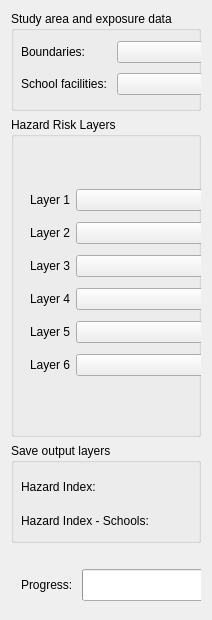
   <widget class="QWidget" name="hazard_risk_index">
    <layout class="QVBoxLayout" name="hazard_risk_vlayout">
     <item>
      <widget class="QGroupBox" name="mGroupBox_areaExposure">
       <property name="sizePolicy">
        <sizepolicy hsizetype="MinimumExpanding" vsizetype="Fixed">
         <horstretch>0</horstretch>
         <verstretch>0</verstretch>
        </sizepolicy>
       </property>
       <property name="minimumSize">
        <size>
         <width>0</width>
         <height>100</height>
        </size>
       </property>
       <property name="maximumSize">
        <size>
         <width>16777215</width>
         <height>100</height>
        </size>
       </property>
       <property name="title">
        <string>Study area and exposure data</string>
       </property>
       <widget class="QWidget" name="layoutWidget">
        <property name="geometry">
         <rect>
          <x>10</x>
          <y>30</y>
          <width>541</width>
          <height>79</height>
         </rect>
        </property>
        <layout class="QGridLayout" name="gridLayout_6">
         <property name="sizeConstraint">
          <enum>QLayout::SetFixedSize</enum>
         </property>
         <property name="horizontalSpacing">
          <number>6</number>
         </property>
         <property name="verticalSpacing">
          <number>10</number>
         </property>
         <item row="0" column="1">
          <widget class="QgsMapLayerComboBox" name="hri_map_layer_cmb_bx_boundaries">
           <property name="sizePolicy">
            <sizepolicy hsizetype="MinimumExpanding" vsizetype="Fixed">
             <horstretch>0</horstretch>
             <verstretch>0</verstretch>
            </sizepolicy>
           </property>
           <property name="minimumSize">
            <size>
             <width>240</width>
             <height>0</height>
            </size>
           </property>
           <property name="iconSize">
            <size>
             <width>16</width>
             <height>16</height>
            </size>
           </property>
           <property name="allowEmptyLayer" stdset="0">
            <bool>true</bool>
           </property>
          </widget>
         </item>
         <item row="1" column="0">
          <widget class="QLabel" name="label_2">
           <property name="sizePolicy">
            <sizepolicy hsizetype="Fixed" vsizetype="Fixed">
             <horstretch>0</horstretch>
             <verstretch>0</verstretch>
            </sizepolicy>
           </property>
           <property name="text">
            <string>School facilities: </string>
           </property>
          </widget>
         </item>
         <item row="1" column="1">
          <widget class="QgsMapLayerComboBox" name="hri_map_layer_cmb_bx_schools">
           <property name="sizePolicy">
            <sizepolicy hsizetype="MinimumExpanding" vsizetype="Fixed">
             <horstretch>0</horstretch>
             <verstretch>0</verstretch>
            </sizepolicy>
           </property>
           <property name="minimumSize">
            <size>
             <width>240</width>
             <height>0</height>
            </size>
           </property>
           <property name="iconSize">
            <size>
             <width>16</width>
             <height>16</height>
            </size>
           </property>
           <property name="allowEmptyLayer" stdset="0">
            <bool>true</bool>
           </property>
          </widget>
         </item>
         <item row="0" column="0">
          <widget class="QLabel" name="label_pointlayer">
           <property name="sizePolicy">
            <sizepolicy hsizetype="Fixed" vsizetype="Fixed">
             <horstretch>0</horstretch>
             <verstretch>0</verstretch>
            </sizepolicy>
           </property>
           <property name="text">
            <string>Boundaries: </string>
           </property>
          </widget>
         </item>
        </layout>
       </widget>
      </widget>
     </item>
     <item>
      <widget class="QGroupBox" name="groupbox_rasters">
       <property name="sizePolicy">
        <sizepolicy hsizetype="MinimumExpanding" vsizetype="Fixed">
         <horstretch>0</horstretch>
         <verstretch>0</verstretch>
        </sizepolicy>
       </property>
       <property name="minimumSize">
        <size>
         <width>0</width>
         <height>320</height>
        </size>
       </property>
       <property name="title">
        <string>Hazard Risk Layers</string>
       </property>
       <widget class="QWidget" name="layoutWidget">
        <property name="geometry">
         <rect>
          <x>10</x>
          <y>30</y>
          <width>541</width>
          <height>280</height>
         </rect>
        </property>
        <layout class="QGridLayout" name="hri_risk_layer_gridlayout">
         <property name="sizeConstraint">
          <enum>QLayout::SetFixedSize</enum>
         </property>
         <property name="leftMargin">
          <number>9</number>
         </property>
         <property name="topMargin">
          <number>9</number>
         </property>
         <property name="rightMargin">
          <number>9</number>
         </property>
         <property name="bottomMargin">
          <number>9</number>
         </property>
         <property name="horizontalSpacing">
          <number>6</number>
         </property>
         <property name="verticalSpacing">
          <number>10</number>
         </property>
         <item row="0" column="1">
          <widget class="QLabel" name="hri_label_number_of_hazards">
           <property name="sizePolicy">
            <sizepolicy hsizetype="Preferred" vsizetype="Fixed">
             <horstretch>0</horstretch>
             <verstretch>0</verstretch>
            </sizepolicy>
           </property>
           <property name="text">
            <string>Number of hazard risks to include:</string>
           </property>
           <property name="alignment">
            <set>Qt::AlignRight|Qt::AlignTrailing|Qt::AlignVCenter</set>
           </property>
          </widget>
         </item>
         <item row="0" column="2">
          <widget class="QgsSpinBox" name="hri_spn_bx_number_of_hazards">
           <property name="sizePolicy">
            <sizepolicy hsizetype="Fixed" vsizetype="Fixed">
             <horstretch>0</horstretch>
             <verstretch>0</verstretch>
            </sizepolicy>
           </property>
          </widget>
         </item>
         <item row="1" column="0">
          <widget class="QLabel" name="hri_raster_layer_label_1">
           <property name="sizePolicy">
            <sizepolicy hsizetype="Fixed" vsizetype="Fixed">
             <horstretch>0</horstretch>
             <verstretch>0</verstretch>
            </sizepolicy>
           </property>
           <property name="text">
            <string>Layer 1</string>
           </property>
          </widget>
         </item>
         <item row="1" column="1">
          <widget class="QgsMapLayerComboBox" name="hri_raster_layer_cb_1">
           <property name="sizePolicy">
            <sizepolicy hsizetype="MinimumExpanding" vsizetype="Fixed">
             <horstretch>0</horstretch>
             <verstretch>0</verstretch>
            </sizepolicy>
           </property>
           <property name="minimumSize">
            <size>
             <width>390</width>
             <height>0</height>
            </size>
           </property>
           <property name="iconSize">
            <size>
             <width>16</width>
             <height>16</height>
            </size>
           </property>
          </widget>
         </item>
         <item row="1" column="2">
          <widget class="QgsDoubleSpinBox" name="hri_raster_layer_dspnb_1">
           <property name="sizePolicy">
            <sizepolicy hsizetype="Fixed" vsizetype="Fixed">
             <horstretch>0</horstretch>
             <verstretch>0</verstretch>
            </sizepolicy>
           </property>
           <property name="maximumSize">
            <size>
             <width>78</width>
             <height>16777215</height>
            </size>
           </property>
           <property name="suffix">
            <string> %</string>
           </property>
           <property name="decimals">
            <number>1</number>
           </property>
           <property name="minimum">
            <double>0.000000000000000</double>
           </property>
           <property name="maximum">
            <double>100.000000000000000</double>
           </property>
          </widget>
         </item>
         <item row="2" column="0">
          <widget class="QLabel" name="hri_raster">
           <property name="sizePolicy">
            <sizepolicy hsizetype="Fixed" vsizetype="Fixed">
             <horstretch>0</horstretch>
             <verstretch>0</verstretch>
            </sizepolicy>
           </property>
           <property name="text">
            <string>Layer 2</string>
           </property>
          </widget>
         </item>
         <item row="2" column="1">
          <widget class="QgsMapLayerComboBox" name="hri_raster_layer_cb_2">
           <property name="sizePolicy">
            <sizepolicy hsizetype="MinimumExpanding" vsizetype="Fixed">
             <horstretch>0</horstretch>
             <verstretch>0</verstretch>
            </sizepolicy>
           </property>
           <property name="minimumSize">
            <size>
             <width>390</width>
             <height>0</height>
            </size>
           </property>
           <property name="iconSize">
            <size>
             <width>16</width>
             <height>16</height>
            </size>
           </property>
          </widget>
         </item>
         <item row="2" column="2">
          <widget class="QgsDoubleSpinBox" name="hri_raster_layer_dspnb_2">
           <property name="sizePolicy">
            <sizepolicy hsizetype="Fixed" vsizetype="Fixed">
             <horstretch>0</horstretch>
             <verstretch>0</verstretch>
            </sizepolicy>
           </property>
           <property name="maximumSize">
            <size>
             <width>78</width>
             <height>16777215</height>
            </size>
           </property>
           <property name="suffix">
            <string> %</string>
           </property>
           <property name="decimals">
            <number>1</number>
           </property>
           <property name="minimum">
            <double>0.000000000000000</double>
           </property>
           <property name="maximum">
            <double>100.000000000000000</double>
           </property>
          </widget>
         </item>
         <item row="3" column="0">
          <widget class="QLabel" name="hri_label_number_of_hazards">
           <property name="sizePolicy">
            <sizepolicy hsizetype="Fixed" vsizetype="Fixed">
             <horstretch>0</horstretch>
             <verstretch>0</verstretch>
            </sizepolicy>
           </property>
           <property name="text">
            <string>Layer 3</string>
           </property>
          </widget>
         </item>
         <item row="3" column="1">
          <widget class="QgsMapLayerComboBox" name="hri_raster_layer_cb_3">
           <property name="sizePolicy">
            <sizepolicy hsizetype="MinimumExpanding" vsizetype="Fixed">
             <horstretch>0</horstretch>
             <verstretch>0</verstretch>
            </sizepolicy>
           </property>
           <property name="minimumSize">
            <size>
             <width>390</width>
             <height>0</height>
            </size>
           </property>
           <property name="iconSize">
            <size>
             <width>16</width>
             <height>16</height>
            </size>
           </property>
          </widget>
         </item>
         <item row="3" column="2">
          <widget class="QgsDoubleSpinBox" name="hri_raster_layer_dspnb_3">
           <property name="sizePolicy">
            <sizepolicy hsizetype="Fixed" vsizetype="Fixed">
             <horstretch>0</horstretch>
             <verstretch>0</verstretch>
            </sizepolicy>
           </property>
           <property name="maximumSize">
            <size>
             <width>78</width>
             <height>16777215</height>
            </size>
           </property>
           <property name="suffix">
            <string> %</string>
           </property>
           <property name="decimals">
            <number>1</number>
           </property>
           <property name="minimum">
            <double>0.000000000000000</double>
           </property>
           <property name="maximum">
            <double>100.000000000000000</double>
           </property>
          </widget>
         </item>
         <item row="4" column="0">
          <widget class="QLabel" name="hri_label_number_of_hazards">
           <property name="sizePolicy">
            <sizepolicy hsizetype="Fixed" vsizetype="Fixed">
             <horstretch>0</horstretch>
             <verstretch>0</verstretch>
            </sizepolicy>
           </property>
           <property name="text">
            <string>Layer 4</string>
           </property>
          </widget>
         </item>
         <item row="4" column="1">
          <widget class="QgsMapLayerComboBox" name="hri_raster_layer_cb_4">
           <property name="sizePolicy">
            <sizepolicy hsizetype="MinimumExpanding" vsizetype="Fixed">
             <horstretch>0</horstretch>
             <verstretch>0</verstretch>
            </sizepolicy>
           </property>
           <property name="minimumSize">
            <size>
             <width>390</width>
             <height>0</height>
            </size>
           </property>
           <property name="iconSize">
            <size>
             <width>16</width>
             <height>16</height>
            </size>
           </property>
          </widget>
         </item>
         <item row="4" column="2">
          <widget class="QgsDoubleSpinBox" name="hri_raster_layer_dspnb_4">
           <property name="sizePolicy">
            <sizepolicy hsizetype="Fixed" vsizetype="Fixed">
             <horstretch>0</horstretch>
             <verstretch>0</verstretch>
            </sizepolicy>
           </property>
           <property name="maximumSize">
            <size>
             <width>78</width>
             <height>16777215</height>
            </size>
           </property>
           <property name="suffix">
            <string> %</string>
           </property>
           <property name="decimals">
            <number>1</number>
           </property>
           <property name="minimum">
            <double>0.000000000000000</double>
           </property>
           <property name="maximum">
            <double>100.000000000000000</double>
           </property>
          </widget>
         </item>
         <item row="5" column="0">
          <widget class="QLabel" name="hri_label_number_of_hazards">
           <property name="sizePolicy">
            <sizepolicy hsizetype="Fixed" vsizetype="Fixed">
             <horstretch>0</horstretch>
             <verstretch>0</verstretch>
            </sizepolicy>
           </property>
           <property name="text">
            <string>Layer 5</string>
           </property>
          </widget>
         </item>
         <item row="5" column="1">
          <widget class="QgsMapLayerComboBox" name="hri_raster_layer_cb_5">
           <property name="sizePolicy">
            <sizepolicy hsizetype="MinimumExpanding" vsizetype="Fixed">
             <horstretch>0</horstretch>
             <verstretch>0</verstretch>
            </sizepolicy>
           </property>
           <property name="minimumSize">
            <size>
             <width>390</width>
             <height>0</height>
            </size>
           </property>
           <property name="iconSize">
            <size>
             <width>16</width>
             <height>16</height>
            </size>
           </property>
          </widget>
         </item>
         <item row="5" column="2">
          <widget class="QgsDoubleSpinBox" name="hri_raster_layer_dspnb_5">
           <property name="sizePolicy">
            <sizepolicy hsizetype="Fixed" vsizetype="Fixed">
             <horstretch>0</horstretch>
             <verstretch>0</verstretch>
            </sizepolicy>
           </property>
           <property name="maximumSize">
            <size>
             <width>78</width>
             <height>16777215</height>
            </size>
           </property>
           <property name="suffix">
            <string> %</string>
           </property>
           <property name="decimals">
            <number>1</number>
           </property>
           <property name="minimum">
            <double>0.000000000000000</double>
           </property>
           <property name="maximum">
            <double>100.000000000000000</double>
           </property>
          </widget>
         </item>
         <item row="6" column="0">
          <widget class="QLabel" name="hri_label_number_of_hazards">
           <property name="sizePolicy">
            <sizepolicy hsizetype="Fixed" vsizetype="Fixed">
             <horstretch>0</horstretch>
             <verstretch>0</verstretch>
            </sizepolicy>
           </property>
           <property name="text">
            <string>Layer 6</string>
           </property>
          </widget>
         </item>
         <item row="6" column="1">
          <widget class="QgsMapLayerComboBox" name="hri_raster_layer_cb_6">
           <property name="sizePolicy">
            <sizepolicy hsizetype="MinimumExpanding" vsizetype="Fixed">
             <horstretch>0</horstretch>
             <verstretch>0</verstretch>
            </sizepolicy>
           </property>
           <property name="minimumSize">
            <size>
             <width>390</width>
             <height>0</height>
            </size>
           </property>
           <property name="iconSize">
            <size>
             <width>16</width>
             <height>16</height>
            </size>
           </property>
          </widget>
         </item>
         <item row="6" column="2">
          <widget class="QgsDoubleSpinBox" name="hri_raster_layer_dspnb_6">
           <property name="sizePolicy">
            <sizepolicy hsizetype="Fixed" vsizetype="Fixed">
             <horstretch>0</horstretch>
             <verstretch>0</verstretch>
            </sizepolicy>
           </property>
           <property name="maximumSize">
            <size>
             <width>78</width>
             <height>16777215</height>
            </size>
           </property>
           <property name="suffix">
            <string> %</string>
           </property>
           <property name="decimals">
            <number>1</number>
           </property>
           <property name="minimum">
            <double>0.000000000000000</double>
           </property>
           <property name="maximum">
            <double>100.000000000000000</double>
           </property>
          </widget>
         </item>
        </layout>
       </widget>
      </widget>
     </item>
     <item>
      <widget class="QGroupBox" name="mGroupBox_output">
       <property name="sizePolicy">
        <sizepolicy hsizetype="Preferred" vsizetype="Fixed">
         <horstretch>0</horstretch>
         <verstretch>0</verstretch>
        </sizepolicy>
       </property>
       <property name="minimumSize">
        <size>
         <width>0</width>
         <height>100</height>
        </size>
       </property>
       <property name="title">
        <string>Save output layers</string>
       </property>
       <widget class="QWidget" name="layoutWidget">
        <property name="geometry">
         <rect>
          <x>10</x>
          <y>30</y>
          <width>541</width>
          <height>61</height>
         </rect>
        </property>
        <layout class="QGridLayout" name="gridLayout_9">
         <item row="0" column="0">
          <widget class="QLabel" name="label_9">
           <property name="text">
            <string>Hazard Index: </string>
           </property>
          </widget>
         </item>
         <item row="0" column="1">
          <widget class="QgsFileWidget" name="hri_save_hri_file_widget" native="true"/>
         </item>
         <item row="1" column="0">
          <widget class="QLabel" name="label_10">
           <property name="text">
            <string>Hazard Index - Schools: </string>
           </property>
          </widget>
         </item>
         <item row="1" column="1">
          <widget class="QgsFileWidget" name="hri_save_hri_schools_file_widget" native="true"/>
         </item>
        </layout>
       </widget>
      </widget>
     </item>
     <item>
      <spacer name="verticalSpacer_3">
       <property name="orientation">
        <enum>Qt::Vertical</enum>
       </property>
       <property name="sizeHint" stdset="0">
        <size>
         <width>20</width>
         <height>0</height>
        </size>
       </property>
      </spacer>
     </item>
     <item>
      <widget class="QFrame" name="mFrame_2">
       <property name="minimumSize">
        <size>
         <width>0</width>
         <height>60</height>
        </size>
       </property>
       <widget class="QWidget" name="horizontalLayoutWidget">
        <property name="geometry">
         <rect>
          <x>10</x>
          <y>20</y>
          <width>541</width>
          <height>32</height>
         </rect>
        </property>
        <layout class="QHBoxLayout" name="horizontalLayout_4">
         <item>
          <widget class="QLabel" name="label_12">
           <property name="text">
            <string>Progress: </string>
           </property>
          </widget>
         </item>
         <item>
          <widget class="QProgressBar" name="hri_progress_bar">
           <property name="maximumSize">
            <size>
             <width>2500</width>
             <height>120</height>
            </size>
           </property>
           <property name="value">
            <number>0</number>
           </property>
          </widget>
         </item>
         <item>
          <spacer name="horizontalSpacer_5">
           <property name="orientation">
            <enum>Qt::Horizontal</enum>
           </property>
           <property name="sizeType">
            <enum>QSizePolicy::Fixed</enum>
           </property>
           <property name="sizeHint" stdset="0">
            <size>
             <width>20</width>
             <height>20</height>
            </size>
           </property>
          </spacer>
         </item>
         <item>
          <widget class="QPushButton" name="hri_btn_run">
           <property name="text">
            <string>Run</string>
           </property>
          </widget>
         </item>
         <item>
          <widget class="QPushButton" name="hri_btn_close">
           <property name="text">
            <string>Close</string>
           </property>
          </widget>
         </item>
        </layout>
       </widget>
      </widget>
     </item>
    </layout>
   </widget>
